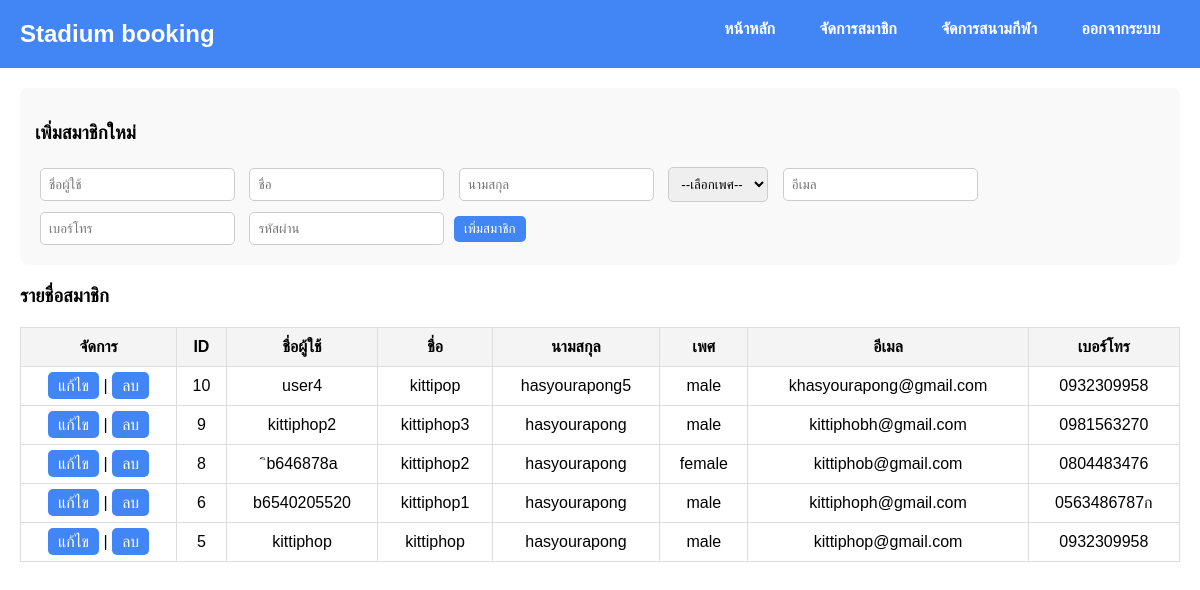
/members.php, run on the app's committed database.
### tables this page shows
CREATE TABLE `members` (
  `member_id` int(11) NOT NULL,
  `username` varchar(50) NOT NULL,
  `first_name` varchar(50) NOT NULL,
  `last_name` varchar(50) NOT NULL,
  `gender` enum('male','female','other') DEFAULT NULL,
  `email` varchar(100) NOT NULL,
  `password_hash` varchar(100) NOT NULL,
  `phone` varchar(20) DEFAULT NULL,
  `created_at` timestamp NOT NULL DEFAULT current_timestamp(),
  `updated_at` timestamp NOT NULL DEFAULT current_timestamp() ON UPDATE current_timestamp()
);

### members.php (the view, shortened to what this page needs)
<?php
include("dpconnect.php");
$result = mysqli_query($conn, "SELECT * FROM members ORDER BY member_id DESC");
?>
<!DOCTYPE html>
<html lang="th">
<head>
</head>
<body>
    <div class="navbar">
        <h2>Stadium booking</h2>
        <div style="float:right;">
            <a href="index.php">หน้าหลัก</a>
            <a href="members.php">จัดการสมาชิก</a>
             <a href="sports_fields.php">จัดการสนามกีฬา</a>
            <a href="logout.php">ออกจากระบบ</a>
        </div>
    </div>
    <div class="container">
        <div class="form-box">
            <h3><?= isset($_GET['edit']) ? "แก้ไขสมาชิก" : "เพิ่มสมาชิกใหม่" ?></h3>
            <?php
            $edit_id = $_GET['edit'] ?? '';
            $editData = [
                "member_id" => "",
                "username" => "",
                "first_name" => "",
                "last_name" => "",
                "gender" => "",
                "email" => "",
                "phone" => ""
            ];
            ?>
            <form method="POST" action="members.php">
                <input type="text" name="username" placeholder="ชื่อผู้ใช้" value="<?= $editData['username'] ?>" required>
                <input type="text" name="firstname" placeholder="ชื่อ" value="<?= $editData['first_name'] ?>" required>
                <input type="text" name="lastname" placeholder="นามสกุล" value="<?= $editData['last_name'] ?>" required>
                <select name="gender" required>
                    <option value="">--เลือกเพศ--</option>
                </select>
                <input type="email" name="email" placeholder="อีเมล" value="<?= $editData['email'] ?>" required>
                <input type="text" name="phone" placeholder="เบอร์โทร" value="<?= $editData['phone'] ?>">
                <?php if ($edit_id == ""): ?>
                <input type="password" name="password" placeholder="รหัสผ่าน" required>
                <?php endif; ?>
                <button type="submit"><?= $edit_id != "" ? "บันทึกการแก้ไข" : "เพิ่มสมาชิก" ?></button>
            </form>
        </div>
        <h3>รายชื่อสมาชิก</h3>
        <table>
            <tr>
                <th>จัดการ</th>
                <th>ID</th>
                <th>ชื่อผู้ใช้</th>
                <th>ชื่อ</th>
                <th>นามสกุล</th>
                <th>เพศ</th>
                <th>อีเมล</th>
                <th>เบอร์โทร</th>
            </tr>
            <?php while($row = mysqli_fetch_assoc($result)): ?>
            <tr>
                <td>
                    <a class="button" href="members.php?edit=<?= $row['member_id'] ?>">แก้ไข</a> |
                    <a class="button" href="members.php?delete=<?= $row['member_id'] ?>"
                       onclick="return confirm('ต้องการลบสมาชิกนี้หรือไม่?');">ลบ</a>
                </td>
                <td><?= $row['member_id'] ?></td>
                <td><?= htmlspecialchars($row['username']) ?></td>
                <td><?= htmlspecialchars($row['first_name']) ?></td>
                <td><?= htmlspecialchars($row['last_name']) ?></td>
                <td><?= $row['gender'] ?></td>
                <td><?= htmlspecialchars($row['email']) ?></td>
                <td><?= htmlspecialchars($row['phone']) ?></td>
            </tr>
            <?php endwhile; ?>
        </table>
    </div>
</body>
</html>

### members.php (style rules this page uses)
body { font-family: Arial, sans-serif; margin: 0; }
.navbar { background: #4285f4; padding: 20px; color: #fff; }
.navbar h2 { margin: 0; display: inline-block; }
.navbar a { color: #fff; margin: 0 20px; text-decoration: none; font-weight: bold; }
.container { padding: 20px; }
table { border-collapse: collapse; width: 100%; margin-top: 20px; }
table, th, td { border: 1px solid #ddd; }
th, td { padding: 10px; text-align: center; }
th { background: #f4f4f4; }
a.button, button { background: #4285f4; color: #fff; padding: 5px 10px; border: none; border-radius: 5px; text-decoration: none; }
.form-box { margin-bottom: 20px; background: #f9f9f9; padding: 15px; border-radius: 8px; }
input, select { padding: 8px; margin: 5px; border: 1px solid #ccc; border-radius: 5px; }

### data on the page
members: member_id "10", username "user4", first_name "kittipop", last_name "hasyourapong5", gender "male", email "khasyourapong@gmail.com", phone "0932309958"
members: member_id "9", username "kittiphop2", first_name "kittiphop3", last_name "hasyourapong", gender "male", email "kittiphobh@gmail.com", phone "0981563270"
members: member_id "8", username "ิb646878a", first_name "kittiphop2", last_name "hasyourapong", gender "female", email "kittiphob@gmail.com", phone "0804483476"
members: member_id "6", username "b6540205520", first_name "kittiphop1", last_name "hasyourapong", gender "male", email "kittiphoph@gmail.com", phone "0563486787ก"
members: member_id "5", username "kittiphop", first_name "kittiphop", last_name "hasyourapong", gender "male", email "kittiphop@gmail.com", phone "0932309958"
